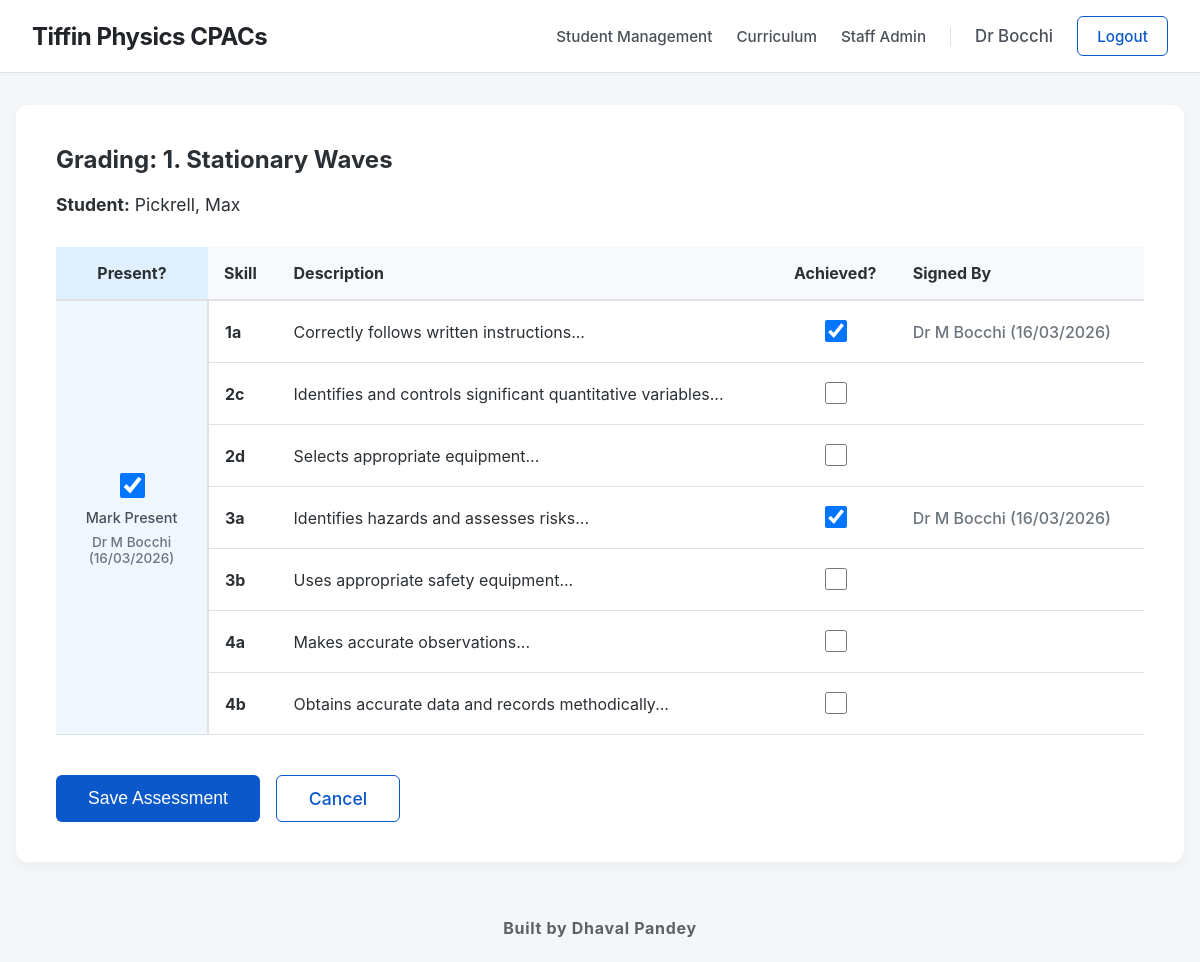
/grade/1/1 (signed in), run on the app's committed database.
### app.py (models this page shows, shortened)
class Teacher(UserMixin, db.Model):
    id = db.Column(db.Integer, primary_key=True)
    email = db.Column(db.String(150), unique=True, nullable=False)
    password = db.Column(db.String(200), nullable=True)
    title = db.Column(db.String(10), nullable=False)
    first_name = db.Column(db.String(100), nullable=False)
    last_name = db.Column(db.String(100), nullable=False)
    @property
    def role(self): return 'teacher'

class Practical(db.Model):
    id = db.Column(db.Integer, primary_key=True)
    name = db.Column(db.String(150), nullable=False)
    description = db.Column(db.String(500), nullable=True)

class Student(UserMixin, db.Model):
    id = db.Column(db.Integer, primary_key=True)
    first_name = db.Column(db.String(100), nullable=False)
    last_name = db.Column(db.String(100), nullable=False)
    cohort_id = db.Column(db.Integer, db.ForeignKey('cohort.id'), nullable=False)
    assessments = db.relationship('Assessment', backref='student_ref', lazy=True, cascade="all, delete-orphan")

class Attendance(db.Model):
    id = db.Column(db.Integer, primary_key=True)
    student_id = db.Column(db.Integer, db.ForeignKey('student.id', ondelete="CASCADE"), nullable=False)
    practical_id = db.Column(db.Integer, db.ForeignKey('practical.id', ondelete="CASCADE"), nullable=False)
    teacher_id = db.Column(db.Integer, db.ForeignKey('teacher.id'), nullable=False)
    is_present = db.Column(db.Boolean, default=False, nullable=False)
    timestamp = db.Column(db.DateTime, default=datetime.utcnow)

class Skill(db.Model):
    id = db.Column(db.Integer, primary_key=True)
    name = db.Column(db.String(10), unique=True, nullable=False)
    description = db.Column(db.String(500), nullable=False)

### app.py (the view, shortened to what this page needs)
@app.route('/grade/<int:student_id>/<int:prac_id>', methods=['GET', 'POST'])
@login_required
def grade(student_id, prac_id):
    if current_user.role == 'student' and current_user.id != student_id: abort(403)
    student = Student.query.get_or_404(student_id)
    practical = Practical.query.get_or_404(prac_id)
    skills = practical.skills
    assessments = Assessment.query.filter_by(student_id=student.id, practical_id=practical.id).all()
    assessed_skill_ids = {a.skill_id: a for a in assessments}
    signatures = {}
    for a in assessments:
        t = Teacher.query.get(a.teacher_id)
        signatures[a.skill_id] = f"{t.title} {t.first_name[0]} {t.last_name} ({a.date_signed.strftime('%d/%m/%Y')})"
    att_record = Attendance.query.filter_by(student_id=student.id, practical_id=practical.id).first()
    att_signature = ""
    if att_record and att_record.is_present:
        t = Teacher.query.get(att_record.teacher_id)
        att_signature = f"{t.title} {t.first_name[0]} {t.last_name} ({att_record.timestamp.strftime('%d/%m/%Y')})"
    return render_template('grade.html', student=student, practical=practical, skills=skills, assessed=assessed_skill_ids, signatures=signatures, attendance=att_record, att_signature=att_signature)

### app.py (called while the page is built)
@login_manager.user_loader
def load_user(user_id):
    if user_id.startswith('teacher_'): return Teacher.query.get(int(user_id.split('_')[1]))
    elif user_id.startswith('student_'): return Student.query.get(int(user_id.split('_')[1]))
    return None

### templates/grade.html (shortened to what this page needs)
{% extends 'base.html' %} {% block content %}
<div
	style="
		background: white;
		padding: 2.5rem;
		border-radius: 12px;
		box-shadow: 0 4px 15px rgba(0, 0, 0, 0.04);
	">
	<h2 style="margin-top: 0">Grading: {{ practical.name }}</h2>
	<p style="font-size: 1.1rem">
		<strong>Student:</strong> {{ student.last_name }}, {{ student.first_name
		}}
	</p>
	<form method="POST">
		<table style="width: 100%; border-collapse: collapse; margin-top: 2rem">
			<thead>
				<tr style="background: #f8f9fa">
					<th
						style="
							padding: 1rem;
							border-bottom: 2px solid var(--border);
							text-align: center;
							background-color: #e0f0ff;
							width: 120px;
						">
						Present?
					</th>
					<th
						style="
							padding: 1rem;
							border-bottom: 2px solid var(--border);
							text-align: left;
						">
						Skill
					</th>
					<th
						style="
							padding: 1rem;
							border-bottom: 2px solid var(--border);
							text-align: left;
						">
						Description
					</th>
					<th
						style="
							padding: 1rem;
							border-bottom: 2px solid var(--border);
							text-align: center;
						">
						Achieved?
					</th>
					<th
						style="
							padding: 1rem;
							border-bottom: 2px solid var(--border);
							text-align: left;
						">
						Signed By
					</th>
				</tr>
			</thead>
			<tbody>
				{% for sk in skills %}
				<tr>
					{% if loop.first %}
					<td
						rowspan="{{ skills|length }}"
						style="
							padding: 1rem;
							border-bottom: 1px solid var(--border);
							border-right: 2px solid #e0e0e0;
							background-color: #f0f7ff;
							text-align: center;
							vertical-align: middle;
						">
						{% if current_user.role == 'teacher' %}
						<label
							style="
								display: flex;
								flex-direction: column;
								align-items: center;
								gap: 0.5rem;
								cursor: pointer;
							">
							<input
								type="checkbox"
								name="attendance_present"
								{%
								if
								attendance
								and
								attendance.is_present
								%}checked{%
								endif
								%}
								style="
									width: 25px;
									height: 25px;
									cursor: pointer;
								" />
							<span style="font-weight: 500">Mark Present</span>
						</label>
						{% endif %} {% if att_signature %}
						<div
							style="
								font-size: 0.85rem;
								color: #6c757d;
								margin-top: 0.5rem;
								font-weight: 500;
							">
							{{ att_signature }}
						</div>
						{% endif %}
					</td>
					{% endif %}
					<td
						style="
							padding: 1rem;
							border-bottom: 1px solid var(--border);
						">
						<strong>{{ sk.name }}</strong>
					</td>
					<td
						style="
							padding: 1rem;
							border-bottom: 1px solid var(--border);
						">
						{{ sk.description }}
					</td>
					<td
						style="
							padding: 1rem;
							border-bottom: 1px solid var(--border);
							text-align: center;
						">
						{% if current_user.role == 'teacher' %}
						<input
							type="checkbox"
							name="skill_{{ sk.id }}"
							{%
							if
							sk.id
							in
							assessed
							%}checked{%
							endif
							%}
							style="
								width: 22px;
								height: 22px;
								cursor: pointer;
							" />
						{% endif %}
					</td>
					<td
						style="
							padding: 1rem;
							border-bottom: 1px solid var(--border);
							color: #6c757d;
							font-weight: 500;
						">
						{% if sk.id in signatures %}{{ signatures[sk.id] }}{%
						endif %}
					</td>
				</tr>
				{% endfor %}
			</tbody>
		</table>
		<div style="margin-top: 2.5rem; display: flex; gap: 1rem">
			{% if current_user.role == 'teacher' %}
			<button
				type="submit"
				class="btn"
				style="font-size: 1.1rem; padding: 0.75rem 2rem">
				Save Assessment
			</button>
			<a
				href="{{ url_for('cohort_view', id=student.cohort_id) }}"
				class="btn btn-outline"
				style="
					font-size: 1.1rem;
					padding: 0.75rem 2rem;
					display: flex;
					align-items: center;
				"
				>Cancel</a
			>
			{% endif %}
		</div>
	</form>
</div>
{% endblock %}

### templates/base.html (shortened to what this page needs)
<!doctype html>
<html lang="en">
	<head>
	</head>
	<body>
		<nav class="navbar">
			<h2>
				<a
					href="{% if current_user.is_authenticated and current_user.role == 'teacher' %}{{ url_for('dashboard') }}{% else %}{{ url_for('home') }}{% endif %}"
					class="navbar-brand"
					>Tiffin Physics CPACs</a
				>
			</h2>
			<div style="display: flex; align-items: center">
				{% if current_user.is_authenticated %} {% if current_user.role
				== 'teacher' %}
				<div class="nav-menu">
					<a href="{{ url_for('dashboard') }}" class="nav-link"
						>Student Management</a
					>
					<a
						href="{{ url_for('curriculum_management') }}"
						class="nav-link"
						>Curriculum</a
					>
					<a
						href="{{ url_for('teacher_management') }}"
						class="nav-link"
						>Staff Admin</a
					>
				</div>
				<span class="user-name"
					>{{ current_user.title }} {{ current_user.last_name }}</span
				>
				{% endif %}
				<a href="{{ url_for('logout') }}" class="btn btn-outline"
					>Logout</a
				>
				{% endif %}
			</div>
		</nav>
		<div class="content-wrapper">
			<div class="container">
				 {% block content %}{%
				endblock %}
			</div>
		</div>
		<b><footer class="site-footer">Built by Dhaval Pandey</footer></b>
	</body>
</html>

### templates/base.html (style rules this page uses)
:root { --bg: #f4f6f8; --text: #2b3035; --primary: #0a58ca; --border: #dee2e6; }
html, body { height: 100%; }
body { font-family: -apple-system, BlinkMacSystemFont, "Segoe UI", Roboto, sans-serif; background: var(--bg); color: var(--text); margin: 0; padding: 0; display: flex; flex-direction: column; }
.navbar { background: #ffffff; padding: 1rem 2rem; border-bottom: 1px solid var(--border); display: flex; justify-content: space-between; align-items: center; box-shadow: 0 1px 3px rgba(0, 0, 0, 0.03); }
.navbar h2 { margin: 0; font-weight: 700; letter-spacing: -0.5px; }
.navbar-brand { text-decoration: none; color: #212529; transition: color 0.2s ease; }
.nav-menu { display: flex; gap: 1.5rem; align-items: center; margin-right: 1.5rem; padding-right: 1.5rem; border-right: 1px solid var(--border); }
.nav-link { text-decoration: none; color: #495057; font-weight: 500; font-size: 0.95rem; transition: color 0.2s; }
.user-name { font-weight: 500; font-size: 1.05rem; margin-right: 1.5rem; color: #495057; }
.content-wrapper { flex: 1; }
.container { max-width: 1400px; margin: 2rem auto; padding: 0 1rem; }
.btn { padding: 0.6rem 1.2rem; border: none; border-radius: 6px; background: var(--primary); color: white; cursor: pointer; text-decoration: none; font-size: 0.95rem; font-weight: 500; transition: background 0.2s; }
.btn-outline { background: transparent; border: 1px solid var(--primary); color: var(--primary); }
label { display: block; margin-bottom: 0.4rem; font-weight: 600; color: #495057; font-size: 0.9rem; }
.site-footer { text-align: center; padding: 1.5rem; color: #5d6268; font-size: 1rem; letter-spacing: 0.7px; background: transparent; }

### data on the page
Teacher: title "Dr", last_name "Bocchi"
Practical: name "1. Stationary Waves"
Student: last_name "Pickrell", first_name "Max"
Skill: att_signature "Dr M Bocchi (16/03/2026)", name "1a", description "Correctly follows written instructions...", id "☑", signatures "Dr M Bocchi (16/03/2026)"
Attendance: is_present "☑"
Skill: name "2c", description "Identifies and controls significant quantitative variables..."
Skill: name "2d", description "Selects appropriate equipment..."
Skill: name "3a", description "Identifies hazards and assesses risks...", id "☑", signatures "Dr M Bocchi (16/03/2026)"
Skill: name "3b", description "Uses appropriate safety equipment..."
Skill: name "4a", description "Makes accurate observations..."
Skill: name "4b", description "Obtains accurate data and records methodically..."
